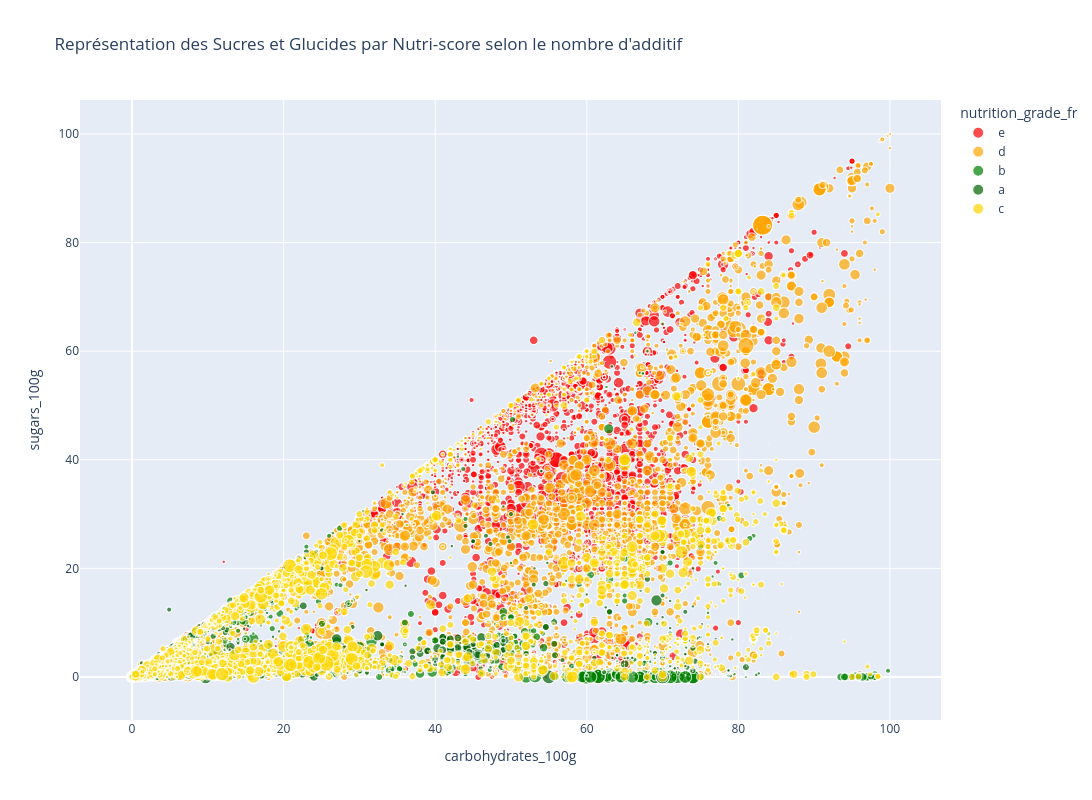

Source (notebook cell):
### Code cell
fig = px.scatter(df,
                 width=1600,
                 height=800,
                 x="carbohydrates_100g",
                 y="sugars_100g",
                 size='additives_n',
                 hover_data=['nutrition_score_fr_100g'],
                 color_discrete_sequence=["red", "orange", "green", "darkgreen", "gold"],
                 color='nutrition_grade_fr',
                 title="Représentation des Sucres et Glucides par Nutri-score selon le nombre d'additif",
                 )
fig.show()

### Figure 1 — Plotly figure (JSON) as saved in the notebook; plotly's stock layout.template omitted (floating-point values rounded to 4 significant figures; data arrays with more than 128 entries replaced by an {"elided": "..."} marker saying what was removed)
{"data": [{"customdata": {"elided": "5243x1 float values"}, "hovertemplate": "nutrition_grade_fr=e<br>carbohydrates_100g=%{x}<br>sugars_100g=%{y}<br>additives_n=%{marker.size}<br>nutrition_score_fr_100g=%{customdata[0]}<extra></extra>", "legendgroup": "e", "marker": {"color": "red", "size": {"elided": "5243 float values"}, "sizemode": "area", "sizeref": 0.0775, "symbol": "circle"}, "mode": "markers", "name": "e", "showlegend": true, "type": "scattergl", "x": {"elided": "5243 float values"}, "xaxis": "x", "y": {"elided": "5243 float values"}, "yaxis": "y"}, {"customdata": {"elided": "7415x1 float values"}, "hovertemplate": "nutrition_grade_fr=d<br>carbohydrates_100g=%{x}<br>sugars_100g=%{y}<br>additives_n=%{marker.size}<br>nutrition_score_fr_100g=%{customdata[0]}<extra></extra>", "legendgroup": "d", "marker": {"color": "orange", "size": {"elided": "7415 float values"}, "sizemode": "area", "sizeref": 0.0775, "symbol": "circle"}, "mode": "markers", "name": "d", "showlegend": true, "type": "scattergl", "x": {"elided": "7415 float values"}, "xaxis": "x", "y": {"elided": "7415 float values"}, "yaxis": "y"}, {"customdata": {"elided": "3837x1 float values"}, "hovertemplate": "nutrition_grade_fr=b<br>carbohydrates_100g=%{x}<br>sugars_100g=%{y}<br>additives_n=%{marker.size}<br>nutrition_score_fr_100g=%{customdata[0]}<extra></extra>", "legendgroup": "b", "marker": {"color": "green", "size": {"elided": "3837 float values"}, "sizemode": "area", "sizeref": 0.0775, "symbol": "circle"}, "mode": "markers", "name": "b", "showlegend": true, "type": "scattergl", "x": {"elided": "3837 float values"}, "xaxis": "x", "y": {"elided": "3837 float values"}, "yaxis": "y"}, {"customdata": {"elided": "5015x1 float values"}, "hovertemplate": "nutrition_grade_fr=a<br>carbohydrates_100g=%{x}<br>sugars_100g=%{y}<br>additives_n=%{marker.size}<br>nutrition_score_fr_100g=%{customdata[0]}<extra></extra>", "legendgroup": "a", "marker": {"color": "darkgreen", "size": {"elided": "5015 float values"}, "sizemode": "area", "sizeref": 0.0775, "symbol": "circle"}, "mode": "markers", "name": "a", "showlegend": true, "type": "scattergl", "x": {"elided": "5015 float values"}, "xaxis": "x", "y": {"elided": "5015 float values"}, "yaxis": "y"}, {"customdata": {"elided": "5848x1 float values"}, "hovertemplate": "nutrition_grade_fr=c<br>carbohydrates_100g=%{x}<br>sugars_100g=%{y}<br>additives_n=%{marker.size}<br>nutrition_score_fr_100g=%{customdata[0]}<extra></extra>", "legendgroup": "c", "marker": {"color": "gold", "size": {"elided": "5848 float values"}, "sizemode": "area", "sizeref": 0.0775, "symbol": "circle"}, "mode": "markers", "name": "c", "showlegend": true, "type": "scattergl", "x": {"elided": "5848 float values"}, "xaxis": "x", "y": {"elided": "5848 float values"}, "yaxis": "y"}], "layout": {"height": 800, "legend": {"itemsizing": "constant", "title": {"text": "nutrition_grade_fr"}, "tracegroupgap": 0}, "title": {"text": "Représentation des Sucres et Glucides par Nutri-score selon le nombre d'additif"}, "width": 1600, "xaxis": {"anchor": "y", "domain": [0.0, 1.0], "title": {"text": "carbohydrates_100g"}}, "yaxis": {"anchor": "x", "domain": [0.0, 1.0], "title": {"text": "sugars_100g"}}}}
